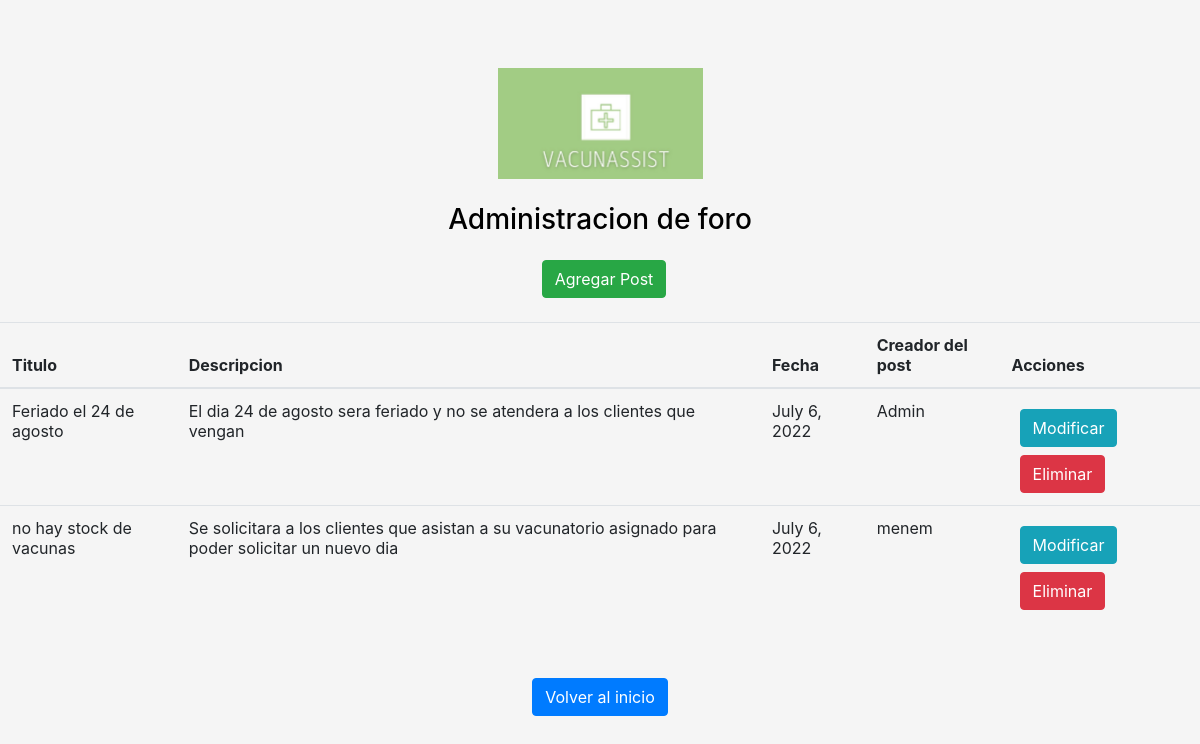
Page /foroAdmin/ on the earlier database version.
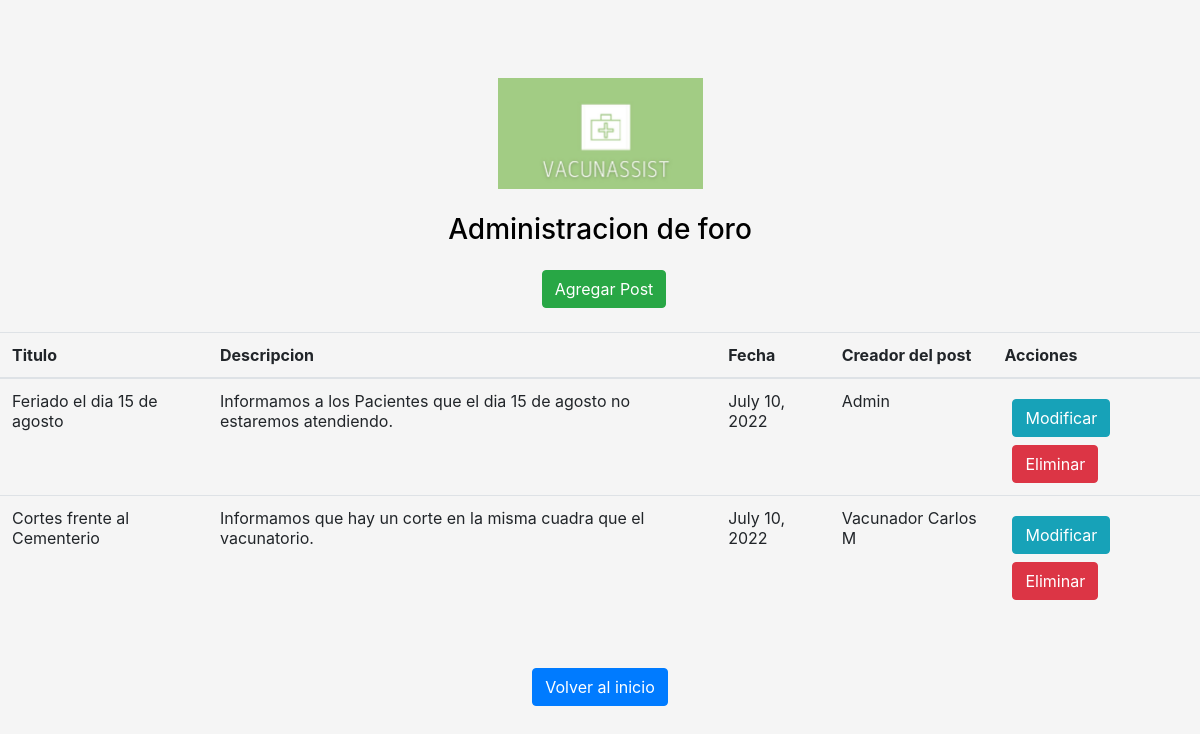
Same page on the later database version.
### gestionVacunatorio/models.py (models this page shows)
class Forum(models.Model):
    user=models.CharField(max_length=30,null=False)
    title=models.CharField(max_length=50)
    description=models.CharField(max_length=200)
    date=models.DateField(default=datetime.today())

### gestionVacunatorio/views.py (the view, shortened to what this page needs)
# urls.py: path("foroAdmin/",ListForum.as_view(), name = "Foro_Admin"),
class ListForum(View):
    template_name = "listForum.html"
    def get(self, request, *args, **kwargs):
        forums = Forum.objects.all()
        if (len(forums) == 0):
            messages.success(request," No hay post creados en la pagina. ")
        return render(request, self.template_name, {'foros': forums})

### gestionVacunatorio/templates/listForum.html (shortened to what this page needs)
<html>
<head>
    <!doctype html>
    <html lang="en">
      <head>
        {% load static %}
        {% load crispy_forms_tags %}
    <link href="{% static 'gestionVacunatorio/vendor/bootstrap/css/bootstrap.min.css'%}" rel="stylesheet">
        <link href="{% static 'gestionVacunatorio/vendor/bootstrap/css/signin.css'%}" rel="stylesheet">
      </head>
      <body class="text-center">
    <main class="m-auto">
        <form method="POST" style="color: black;"> {% csrf_token %}
        <img class="mb-4" src="{% static 'gestionVacunatorio/img/Logo_VacunAssist.jpg' %}" alt="" width="205" height="111">
        <h1 class="h3 mb-3 fw-normal"> Administracion de foro </h1>
        <a class="btn btn-success mt-2 ml-2" href="../crear_post/" name="name">Agregar Post</a>
        <br>
        <br>
        <table class="table">
          <thead>
            <tr>
              <th scope="col"> Titulo </th>
              <th scope="col"> Descripcion </th>
              <th scope="col"> Fecha </th>
              <th scope="col"> Creador del post </th>
              <th scope="col"> Acciones </th>
            </tr>
          </thead>
          <tbody>
            {% for foro in foros %}
            <tr>
              <td>{{ foro.title }}</td>
              <td>{{ foro.description }}</td>
              <td>{{ foro.date }}</td>
              <td>{{ foro.user }}</td>
              <td>
              <a class="btn btn-info mt-2 ml-2" href="../modificar_post/{{foro.id}}" name="name" value="{{foro.id}}">Modificar</a>
              <form method="POST" enctype="multipart/form-data"> {% csrf_token %}
              <button onclick="return confirm('¿Estás seguro de que deseas eliminar este post?');" class="btn btn-danger mt-2 ml-2">Eliminar</button>
              </form>
              </td>
            </tr>
            {% endfor %}
          </tbody>
        </table>
      </form>
      <br>
      <a class="btn btn-primary" href="../HomeAdmin/">Volver al inicio</a>
    </main>
      </body>
    </html>

Differences in the rows shown:
removed Forum: title "Feriado el 24 de agosto", description "El dia 24 de agosto sera feriado y no se atendera a los clientes que vengan", date "July 6, 2022", user "Admin", {{ foro.id }} 11 (drawn)
removed Forum: title "no hay stock de vacunas", description "Se solicitara a los clientes que asistan a su vacunatorio asignado para poder solicitar un nuevo dia", date "July 6, 2022", user "menem", {{ foro.id }} 12 (drawn)
added Forum: title "Feriado el dia 15 de agosto", description "Informamos a los Pacientes que el dia 15 de agosto no estaremos atendiendo.", date "July 10, 2022", user "Admin", {{ foro.id }} 14 (drawn)
added Forum: title "Cortes frente al Cementerio", description "Informamos que hay un corte en la misma cuadra que el vacunatorio.", date "July 10, 2022", user "Vacunador Carlos M", {{ foro.id }} 15 (drawn)
